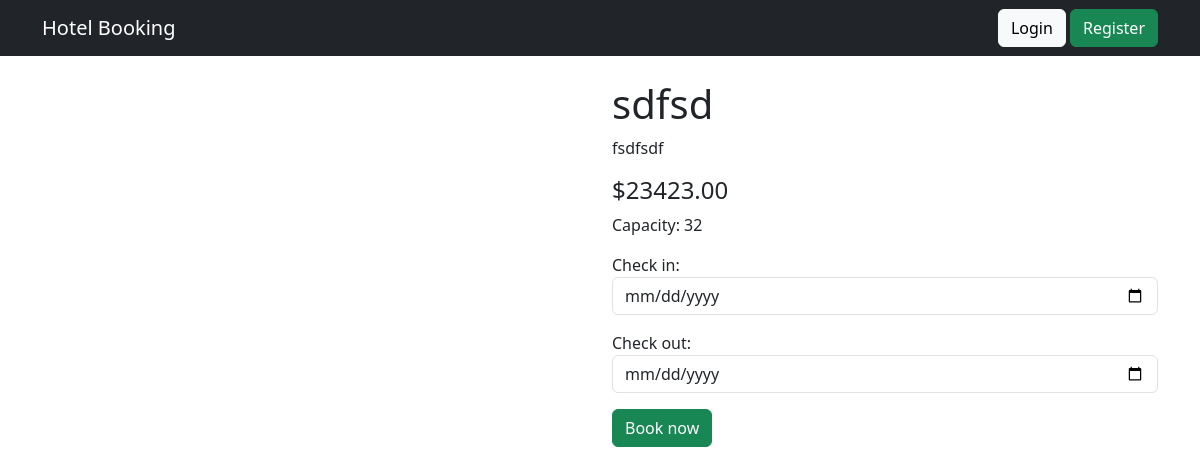
The page /room/1/ on the database its author committed.
### main/models.py (models this page shows, shortened)
class Room(models.Model):
    ROOM_TYPES = (
        ('single', 'Single'),
        ('double', 'Double'),
        ('lux', 'Lux'),
        ('family', 'Family'),
    )
    title = models.CharField(max_length=255)
    description = models.TextField()
    price = models.DecimalField(
        max_digits=10,
        decimal_places=2
    )
    capacity = models.PositiveIntegerField()
    room_type = models.CharField(
        max_length=20,
        choices=ROOM_TYPES
    )
    is_available = models.BooleanField(default=True)
    created_at = models.DateTimeField(auto_now_add=True)

### main/views.py (the view, shortened to what this page needs)
# urls.py: path('room/<int:pk>/', room_detail, name='room_detail'),
def room_detail(request, pk):
    room = get_object_or_404(Room, id=pk)
    form = BookingForm()
    context = {
        'room': room,
        'form': form
    }
    return render(request, 'room_detail.html', context)

### main/forms.py
class BookingForm(forms.ModelForm):
    class Meta:
        model = Booking
        fields = ['check_in', 'check_out']
        widgets = {
            'check_in': forms.DateInput(attrs={
                'type': 'date',
                'class': 'form-control'
            }),
            'check_out': forms.DateInput(attrs={
                'type': 'date',
                'class': 'form-control'
            }),
        }

### main/templates/room_detail.html (shortened to what this page needs)
{% extends 'base.html' %}
{% block content %}
<div class="row">
    <div class="col-md-6">
    </div>
    <div class="col-md-6">
        <h1>{{ room.title }}</h1>
        <p>{{ room.description }}</p>
        <h4>${{ room.price }}</h4>
        <p>Capacity: {{ room.capacity }}</p>
        <form method="POST">
            {{ form.as_p }}
            <button class="btn btn-success">
                Book now
            </button>
        </form>
    </div>
</div>
{% endblock %}

### rows shown on the page
Room: title "sdfsd", description "fsdfsdf", price "23423.00", capacity "32"
